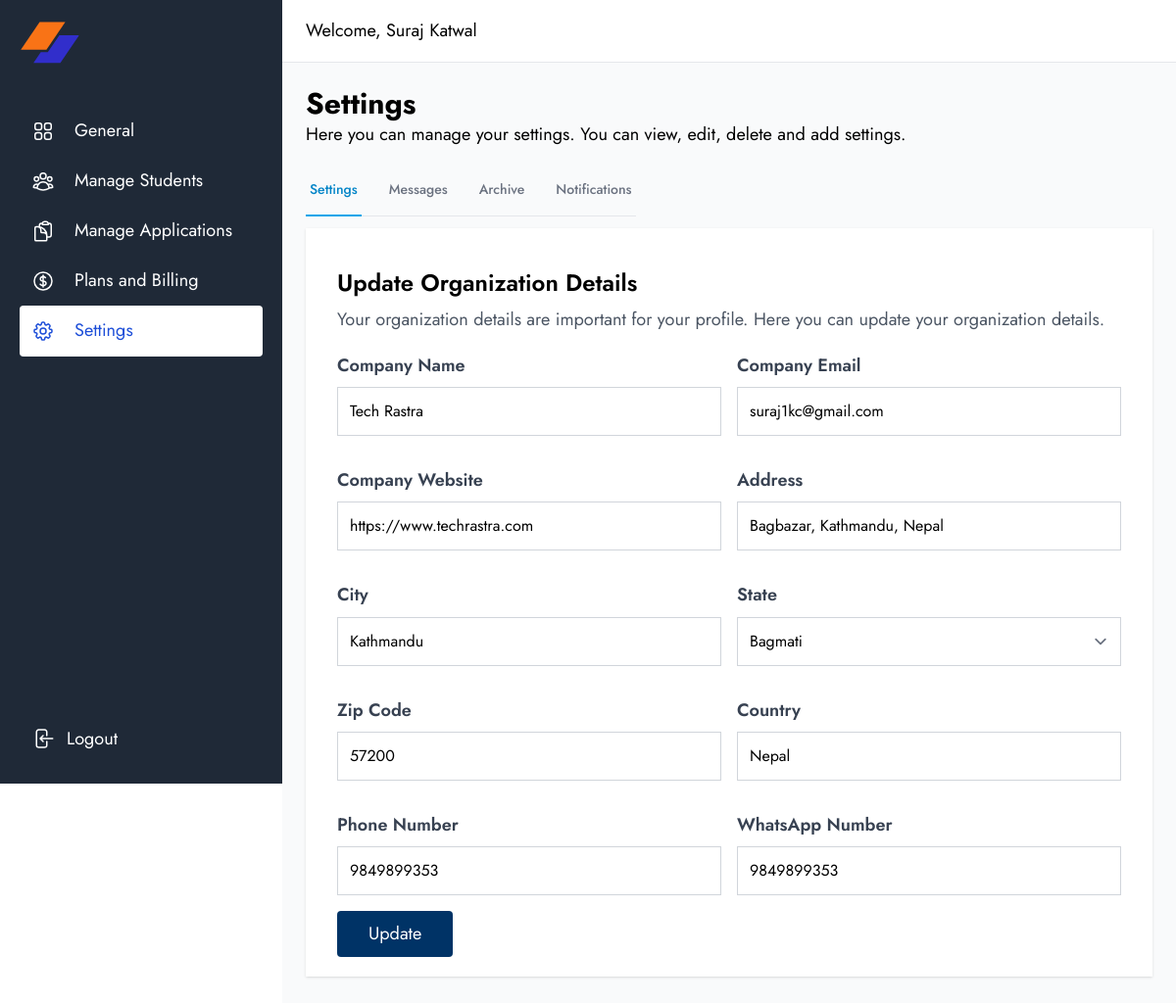
The app's page /consultancy/dashboard/settings/ (signed in) with its own data.
### users/models.py (models this page shows, shortened)
class User(AbstractBaseUser, PermissionsMixin):
    ROLE_CHOICES = (
        ("admin", "Admin"),
        ("consultancy", "Consultancy"),
        ("student", "Student"),
    )
    email = models.EmailField(verbose_name="email address", max_length=255, unique=True)
    full_name = models.CharField(max_length=255, blank=True)
    role = models.CharField(max_length=255, choices=ROLE_CHOICES, default="student")
    associated_with = models.ForeignKey(
        "Consultancy",
        on_delete=models.CASCADE,
        null=True,
        blank=True,
        related_name="students",
    )
    is_active = models.BooleanField(default=True)
    is_staff = models.BooleanField(default=False)
    date_joined = models.DateTimeField(default=timezone.now)
    objects = UserManager()
    USERNAME_FIELD = "email"
    REQUIRED_FIELDS = []
    class Meta:
        db_table = "user"
        verbose_name_plural = "Users"

class Consultancy(models.Model):
    STATUS_CHOICES = (
        ("pending", "Pending"),
        ("approved", "Approved"),
        ("rejected", "Rejected"),
    )
    STATE_CHOICES = (
        ("Province 1", "Province 1"),
        ("Province 2", "Province 2"),
        ("Bagmati", "Bagmati"),
        ("Gandaki", "Gandaki"),
        ("Lumbini", "Lumbini"),
        ("Karnali", "Karnali"),
        ("Sudurpashchim", "Sudurpashchim"),
    )
    name = models.CharField(max_length=255, unique=True)
    company_email = models.EmailField(max_length=255, unique=True)
    user = models.OneToOneField(
        User,
        on_delete=models.CASCADE,
        related_name="consultancy",
    )
    slug = models.SlugField(max_length=255, unique=True, blank=True)
    logo = models.ImageField(upload_to="consultancy", null=True, blank=True)
    website = models.URLField(max_length=255, null=True, blank=True)
    address = models.CharField(max_length=255)
    city = models.CharField(max_length=100)
    zip_code = models.CharField(max_length=10)
    state = models.CharField(max_length=100, choices=STATE_CHOICES)
    country = models.CharField(max_length=100)
    phone = models.CharField(max_length=15)
    whatsapp = models.CharField(max_length=15, null=True, blank=True)
    status = models.CharField(max_length=100, choices=STATUS_CHOICES, default="pending")
    created_at = models.DateTimeField(default=timezone.now)
    updated_at = models.DateTimeField(default=timezone.now)
    class Meta:
        db_table = "consultancy"
        verbose_name_plural = "Consultancies"

### consultancydocs/views.py (the view)
# urls.py: path("consultancy/dashboard/settings/", views.settings, name="settings"),
@login_required(login_url="login")
def settings(request):
    if request.user.role != "consultancy":
        messages.error(request, "You are not authorized to view this page.")
        return redirect("error")
    consultancy = Consultancy.objects.get(user=request.user)
    if request.method == "POST":
        form = ConsultancyForm(request.POST, instance=consultancy)
        if form.is_valid():
            form.save()
            messages.success(request, "Settings updated successfully.")
            return redirect("settings")
        else:
            messages.error(request, "An error occurred while updating settings.")
            return redirect("settings")
    else:
        form = ConsultancyForm(instance=consultancy)
    return render(request, "dashboard/settings.html", {"form": form})

### users/context.py (called while the page is built)
def consultancy(request):
    is_profile_complete = False
    if request.user.is_authenticated:
        if request.user.role == "consultancy":
            consultancy = request.user.role == "consultancy"
            is_profile_complete = Consultancy.objects.filter(user=request.user).exists()
            return {
                "consultancy": consultancy,
                "is_profile_complete": is_profile_complete,
            }
        elif request.user.role == "student":
            consultancy = request.user.associated_with
            return {
                "student_consultancy": consultancy,
            }
    return {
        "consultancy": None,
        "is_profile_complete": False,
        "student_consultancy": None,
    }

### templates/dashboard/settings.html (shortened to what this page needs)
{%extends 'base/dashboard_base.html'%}
{%block content%}
<div class="mb-3">
    <h4 class="text-3xl font-bold">Settings</h4>
    <p class="max-w-3xl">
        Here you can manage your settings. You can view, edit, delete and add settings.
    </p>
</div>
<div>
    <div class="hidden sm:block mt-8">
        <div class="border-b border-gray-200 w-fit">
            <nav class="-mb-px flex gap-6" aria-label="Tabs">
                <a href="#"
                    class="shrink-0 border-b-2 border-sky-500 px-1 pb-4 text-sm font-medium text-sky-600 hover:border-gray-300 hover:text-gray-700">
                    Settings
                </a>
                <a href="#"
                    class="shrink-0 border-b-2 border-transparent px-1 pb-4 text-sm font-medium text-gray-500 hover:border-gray-300 hover:text-gray-700">
                    Messages
                </a>
                <a href="#"
                    class="shrink-0 border-b-2 border-transparent px-1 pb-4 text-sm font-medium text-gray-500 hover:border-gray-300 hover:text-gray-700">
                    Archive
                </a>
                <a href="#" class="shrink-0 border-b-2 border-transparent px-1 pb-4 text-sm font-medium text-gray-500"
                    aria-current="page">
                    Notifications
                </a>
            </nav>
        </div>
    </div>
</div>
<div class="bg-white w-full  shadow py-5 px-8 my-3">
    <div class="my-5">
        <h1 class="text-2xl font-semibold mb-2">Update Organization Details</h1>
        <p class="text-gray-600">
            Your organization details are important for your profile. Here you can update your organization details.
        </p>
    </div>
    <form method="POST" enctype="multipart/form-data" novalidate>
        <div class="grid grid-cols-1 md:grid-cols-2 gap-4">
            {% for field in form %}
            <div class="mb-4">
                <label for="{{ field.id_for_label }}" class="block text-gray-700 font-semibold mb-2">
                    {{ field.label }}
                </label>
                {{ field }}
            </div>
            {% endfor %}
        </div>
        <button type="submit" class="btn__primary hover:opacity-90">Update</button>
    </form>
</div>
{%endblock%}

### templates/common/dashboard_navbar.html
<nav class="flex items-center justify-between w-full">
    <div>
        Welcome, {{user.full_name}}
    </div>
</nav>

### records on screen
User: full_name "Suraj Katwal"
Consultancy: form "Tech Rastra" "suraj1kc@gmail.com" "https://www.techrastra.com" "Bagbazar, Kathmandu, Nepal" "Kathmandu" "Bagmati" "57200" "Nepal" "9849899353" "9849899353"

### other values on screen
{{ field.label }} "Company Name" "Company Email" "Company Website" "Address" "City" "State" "Zip Code" "Country" "Phone Number" "WhatsApp Number"
